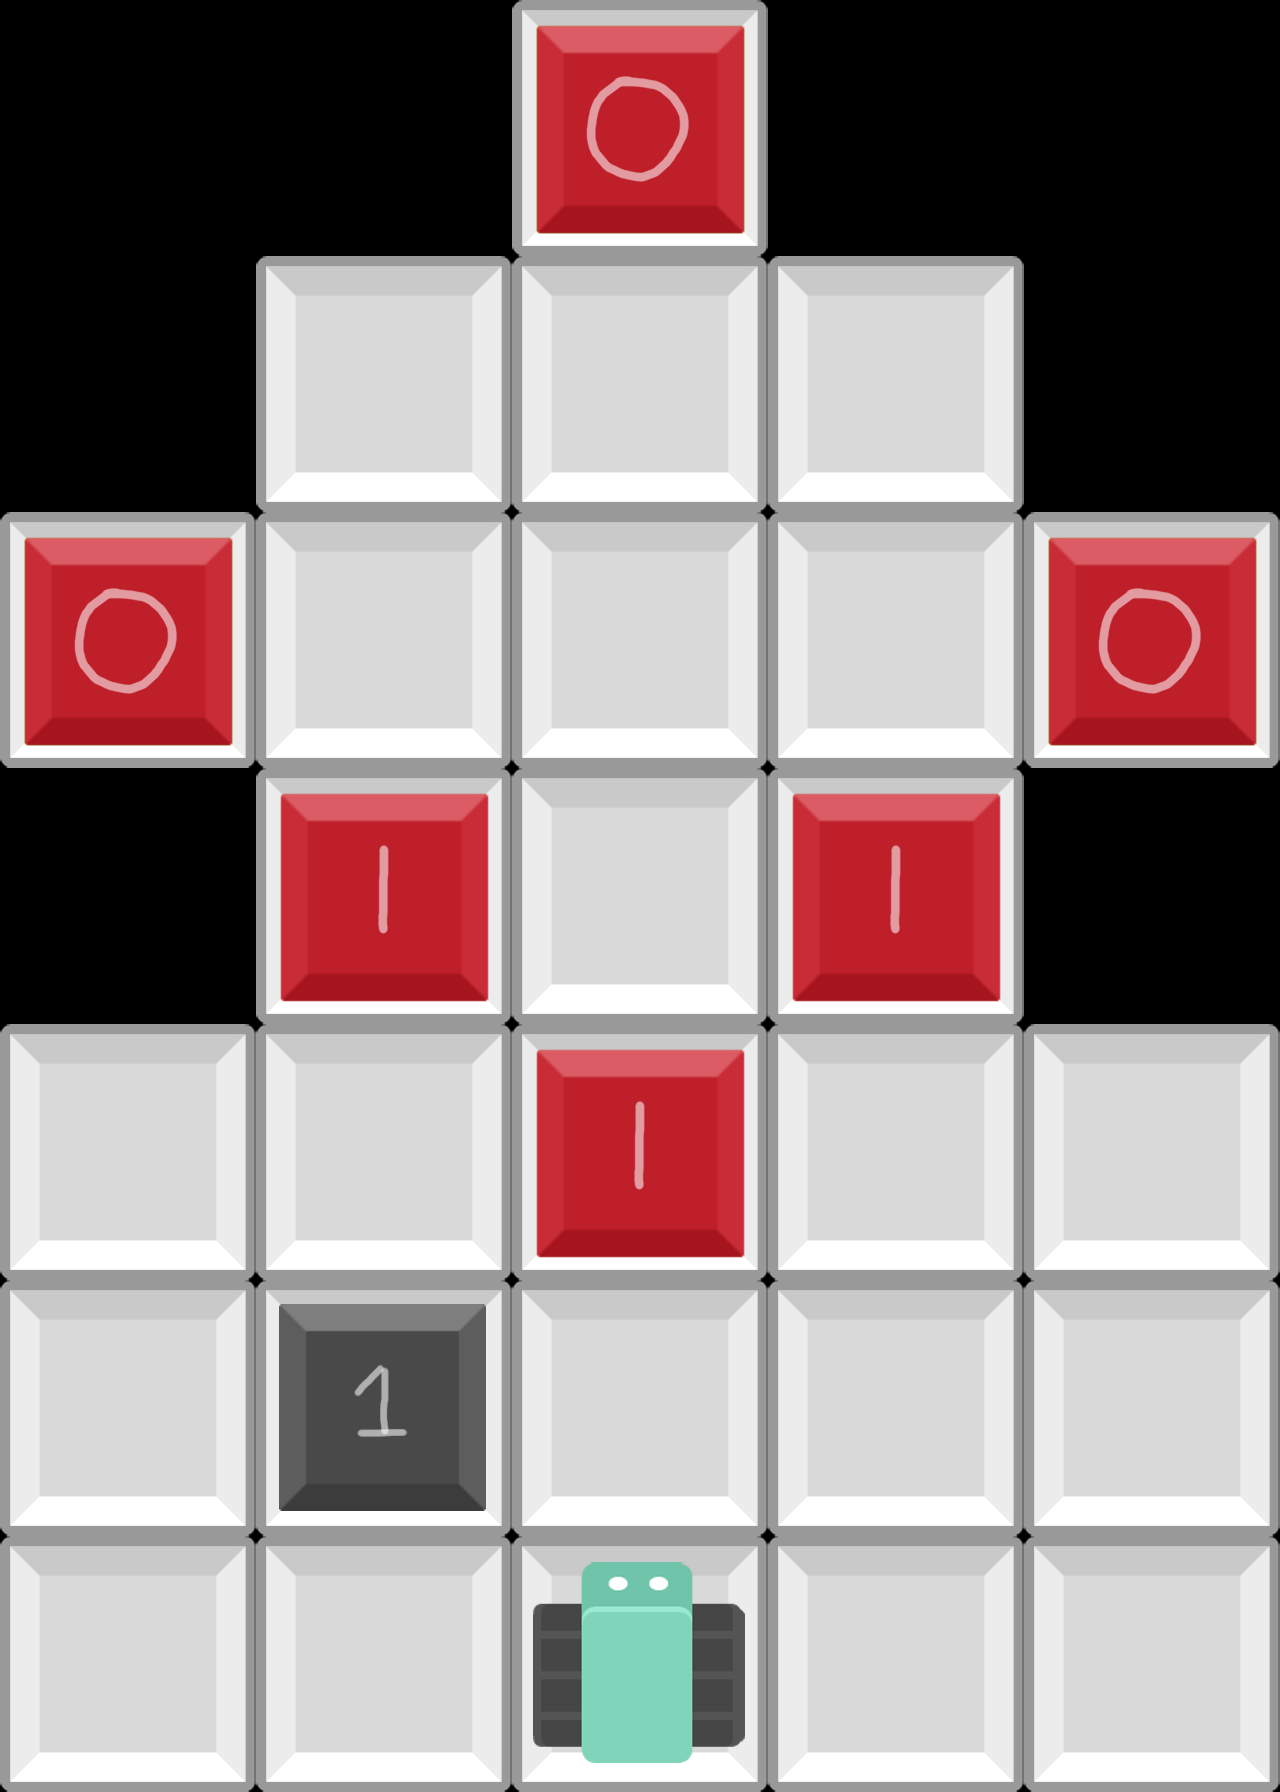

This game map was drawn from its Tiled (.tmx) file and the tilesets committed beside it. A one-line description and the full map source follow:
An orthogonal 5x7 tile map with 256x256 px tiles, 3 tile layers (Floor, Placed, Interactable).

<map version="1.2" tiledversion="1.3.4" orientation="orthogonal" renderorder="right-down" width="5" height="7" tilewidth="256" tileheight="256" infinite="0" nextlayerid="4" nextobjectid="1">
 <tileset firstgid="1" name="prototypeSet" tilewidth="256" tileheight="256" tilecount="16" columns="4">
  <image source="../../puzzlePrototype.png" width="1024" height="1024" />
 </tileset>
 <layer id="1" name="Floor" width="5" height="7">
  <data encoding="csv">
0,0,1,0,0,
0,1,1,1,0,
1,1,1,1,1,
0,1,1,1,0,
1,1,1,1,1,
1,1,1,1,1,
1,1,1,1,1
</data>
 </layer>
 <layer id="2" name="Placed" width="5" height="7">
  <data encoding="csv">
0,0,0,0,0,
0,0,0,0,0,
0,0,0,0,0,
0,0,0,0,0,
0,0,0,0,0,
0,0,0,0,0,
0,0,0,0,0
</data>
 </layer>
 <layer id="3" name="Interactable" width="5" height="7">
  <data encoding="csv">
0,0,5,0,0,
0,0,0,0,0,
5,0,0,0,5,
0,6,0,6,0,
0,0,6,0,0,
0,4,0,0,0,
0,0,2,0,0
</data>
 </layer>
</map>
